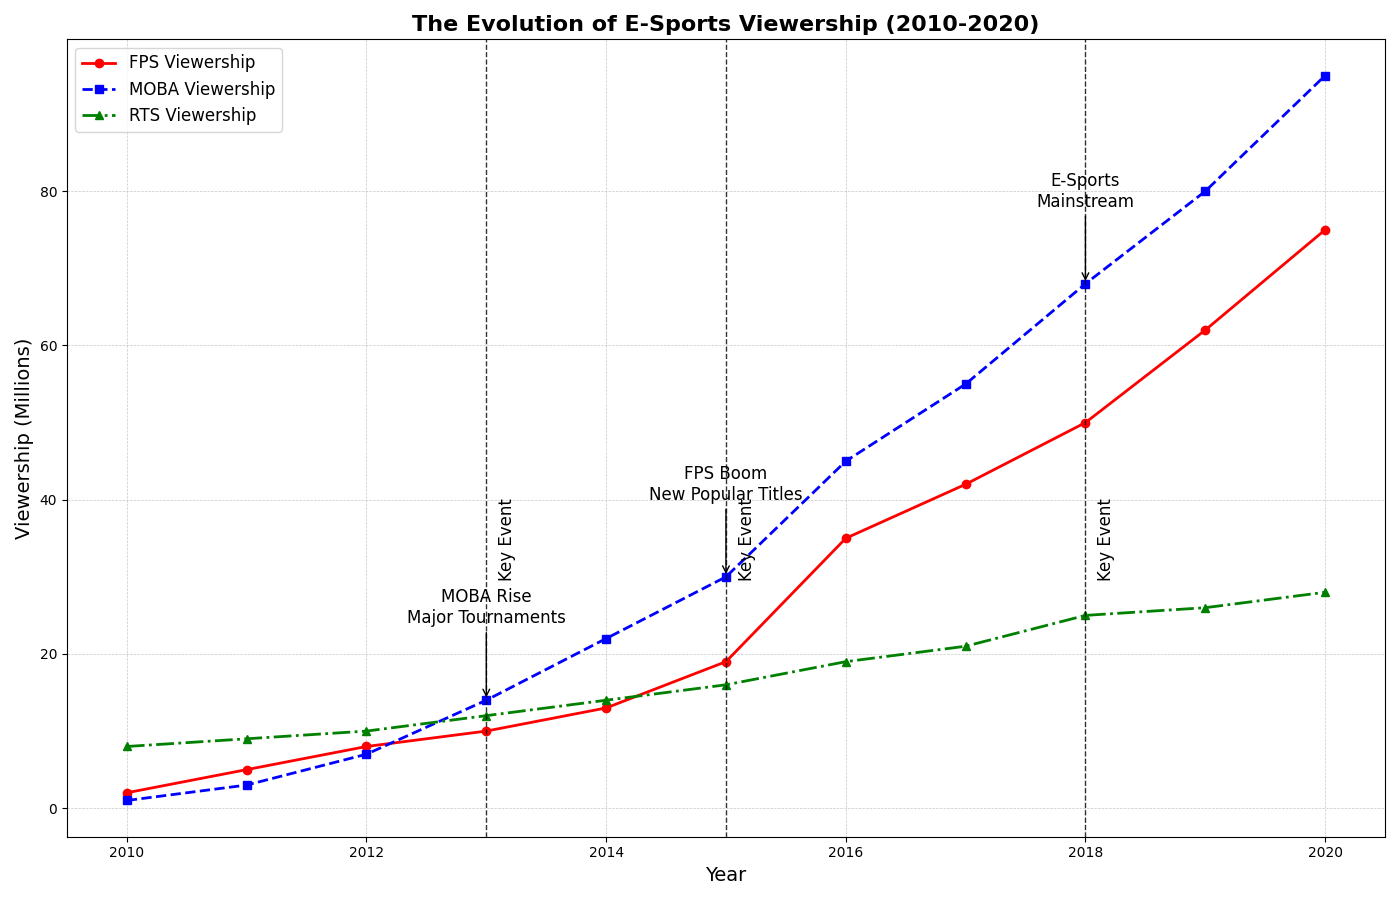

Generate this figure with Python:
import matplotlib.pyplot as plt
import numpy as np

# Years of observation
years = np.arange(2010, 2021)

# E-Sports viewership data (in millions)
fps_viewership = [2, 5, 8, 10, 13, 19, 35, 42, 50, 62, 75]
moba_viewership = [1, 3, 7, 14, 22, 30, 45, 55, 68, 80, 95]
rts_viewership = [8, 9, 10, 12, 14, 16, 19, 21, 25, 26, 28]

# Initialize the plot
fig, ax1 = plt.subplots(figsize=(14, 9))

# Plot the data series with different markers and line styles
ax1.plot(years, fps_viewership, color='red', linestyle='-', linewidth=2, marker='o', label='FPS Viewership')
ax1.plot(years, moba_viewership, color='blue', linestyle='--', linewidth=2, marker='s', label='MOBA Viewership')
ax1.plot(years, rts_viewership, color='green', linestyle='-.', linewidth=2, marker='^', label='RTS Viewership')

# Customize grid and layout
ax1.grid(True, linestyle='--', linewidth=0.5, alpha=0.7)

# Set titles and labels
ax1.set_title('The Evolution of E-Sports Viewership (2010-2020)', fontsize=16, weight='bold')
ax1.set_xlabel('Year', fontsize=14)
ax1.set_ylabel('Viewership (Millions)', fontsize=14)

# Annotations and highlights
highlight_years = [2013, 2015, 2018]
for year in highlight_years:
    ax1.axvline(x=year, color='black', linestyle='--', linewidth=1, alpha=0.8)
    ax1.text(year + 0.1, 30, f'Key Event', color='black', fontsize=12, rotation=90)

# Adding key event annotations with context
key_events = {
    '2013': 'MOBA Rise\nMajor Tournaments',
    '2015': 'FPS Boom\nNew Popular Titles',
    '2018': 'E-Sports\nMainstream'
}

for year, event in key_events.items():
    ax1.annotate(event, xy=(int(year), moba_viewership[years.tolist().index(int(year))]), 
                 xytext=(int(year), moba_viewership[years.tolist().index(int(year))] + 10),
                 arrowprops=dict(facecolor='black', arrowstyle='->'),
                 fontsize=12, ha='center')

# Legends
ax1.legend(loc='upper left', fontsize=12)

# Adjust layout for clarity
plt.tight_layout()

# Display the plot
plt.show()
